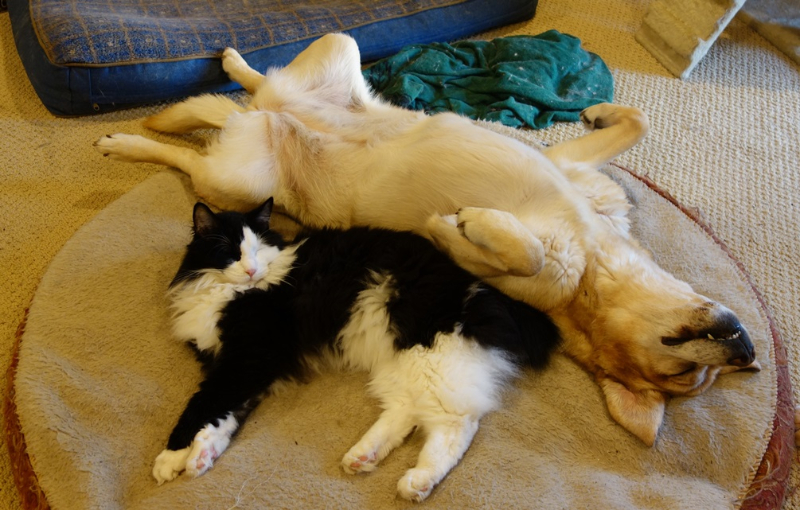
//> input picture VehicleDetect/VehicleDetect/test3.jpg, 800 x 510 px
$ ./main   (built with g++ and OpenCV 4)
//> lines starting //> are read from the running program, lines starting //| are printed output that depends on the picture
//> further down, image is the input picture: 510 rows x 800 cols, CV_8UC3; mean B, G, R 75.8, 111.6, 130.9
// main.cpp
// This code demonstrates accessing pixels in OpenCV using different techniques
// Author: Clark Olson

#include <opencv2/core/core.hpp>
#include <opencv2/highgui/highgui.hpp>
using namespace cv;


// sharpen1 - sharpens an image by taking a weighted average of each pixels with its neighbors
// preconditions: image is an greyscale or color byte image
// postconditions: a new image with the same size is returned after sharpening
Mat sharpen1(const Mat &image) {
	Mat result = image.clone();

	if (image.channels() == 1) {
		for (int r = 1; r < image.rows - 1; r++) {
			for (int c = 1 ; c < image.cols - 1; c++) {
				result.at<uchar>(r, c) = saturate_cast<uchar>( 5 * image.at<uchar>(r, c)
										- image.at<uchar>(r+1, c) - image.at<uchar>(r, c+1)
										- image.at<uchar>(r-1, c) - image.at<uchar>(r, c-1) );
			}
		}
	}

	if (image.channels() == 3) {
		for (int r = 1; r < image.rows - 1; r++) {
			for (int c = 1 ; c < image.cols - 1; c++) {
				for (int b = 0; b < 3 ; b++) {
					result.at<Vec3b>(r, c)[b] = saturate_cast<uchar>( 5 * image.at<Vec3b>(r, c)[b]
										- image.at<Vec3b>(r+1, c)[b] - image.at<Vec3b>(r, c+1)[b]
										- image.at<Vec3b>(r-1, c)[b] - image.at<Vec3b>(r, c-1)[b] );
				}
			}
		}
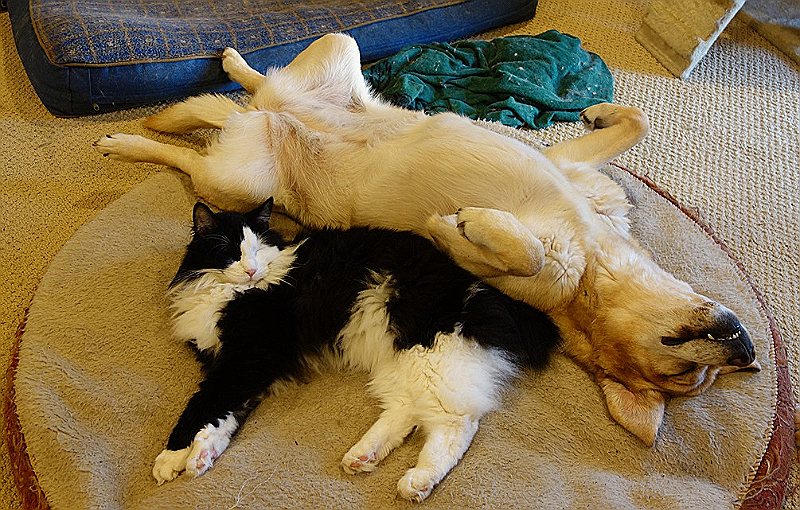
//> result: 510 rows x 800 cols, CV_8UC3; mean B, G, R 76.6, 111.7, 131
	}

	return result;
}


// sharpen2 - sharpens an image by taking a weighted average of each pixels with its neighbors
// preconditions: image is an greyscale or color byte image
// postconditions: a new image with the same size is returned after sharpening
Mat sharpen2(const Mat &image) {
	Mat result = image.clone();

	if (image.channels() == 1) {
		for (int r = 1; r < image.rows - 1; r++) {
			const uchar * previous = image.ptr<const uchar>(r - 1);
			const uchar * current = image.ptr<const uchar>(r);
			const uchar * next = image.ptr<const uchar>(r + 1);

			uchar *output = result.ptr<uchar>(r);

			for (int c = 1 ; c < image.cols - 1; c++) {

				*output++ = saturate_cast<uchar>(5*current[c] - current[c-1] -
									current[c+1] - previous[c] - next[c]);
			}
		}
	}

	if (image.channels() == 3) {
		for (int r = 1; r < image.rows - 1; r++) {
			const uchar * previous = image.ptr<const uchar>(r - 1);
			const uchar * current = image.ptr<const uchar>(r);
			const uchar * next = image.ptr<const uchar>(r + 1);

			uchar *output = result.ptr<uchar>(r);

			for (int c = 3 ; c < 3*image.cols - 3; c++) {

				*output++ = saturate_cast<uchar>(5*current[c] - current[c-3] -
									current[c+3] - previous[c] - next[c]);
			}
		}
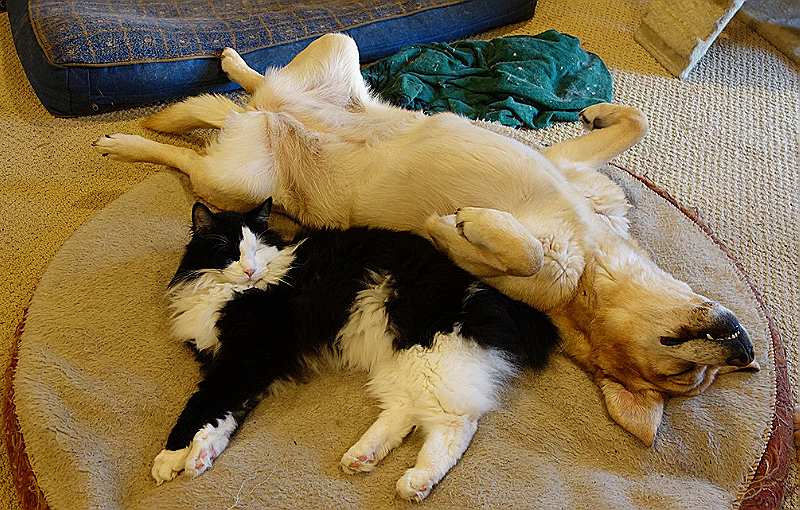
//> result: 510 rows x 800 cols, CV_8UC3; mean B, G, R 76.7, 111.8, 131
	}

	return result;
}

// sharpen3 - sharpens an image by taking a weighted average of each pixels with its neighbors
// preconditions: image is an greyscale or color byte image
// postconditions: a new image with the same size is returned after sharpening
Mat sharpen3(const Mat &image) {
	Mat result = image.clone();

	if (image.channels() == 1) {
		Mat_<uchar>::const_iterator in = image.begin<uchar>();
		Mat_<uchar>::iterator out = result.begin<uchar>();

		in += image.cols;
		result += image.cols;

		for (int r = 1; r < image.rows - 1; r++) {
			in++;
			out++;
			for (int c = 1 ; c < image.cols - 1; c++) {
				*out++ = saturate_cast<uchar>(5 * *in - *(in-1) - *(in+1) -
									 *(in + image.cols) - *(in - image.cols));
				in++;
			}
			in++;
			out++;
		}
	}

	if (image.channels() == 3) {
		Mat_<Vec3b>::const_iterator in = image.begin<Vec3b>();
		Mat_<Vec3b>::iterator out = result.begin<Vec3b>();

		in += image.cols;
		out += image.cols;

		for (int r = 1; r < image.rows - 1; r++) {
			in++;
			out++;
			for (int c = 1 ; c < image.cols - 1; c++) {
				for (int b = 0; b < 3; b++) {
					(*out)[b] = saturate_cast<uchar>(5 * (*in)[b] - (*(in-1))[b] - (*(in+1))[b] -
										 (*(in + image.cols))[b] - (*(in - image.cols))[b]);
				}
				in++;
				out++;
			}
			in++;
			out++;
		}
	}

	return result;
}


// main - exercises the sharpening methods
// precondition: boomer.jpg exists in the code directory and is a valid JPG
// postconditions: The original and sharpened images are displayed on the screen
//					Also creates an image photonegative and displays it on the screen
//					Note: waits for a key press between each image display
//					output.jpg (the sharpened image) is written to the disk
int main(int argc, char* argv[])
{
		Mat image = imread("test3.jpg");
		namedWindow("Original Image");
		imshow("Original Image", image);
		waitKey(0);

		Mat sharpened = sharpen1(image);
		namedWindow("Sharpened Image 1");
		imshow("Sharpened Image 1", sharpened);
		waitKey(0);

		sharpened = sharpen2(image);
		namedWindow("Sharpened Image 2");
		imshow("Sharpened Image 2", sharpened);
		waitKey(0);

		sharpened = sharpen3(image);
		namedWindow("Sharpened Image 3");
		imshow("Sharpened Image 3", sharpened);
		waitKey(0);

		imwrite("output.jpg", sharpened);

		for (int r = 0; r < image.rows; r++)
			for (int c = 0; c < image.cols; c++)
				for (int b = 0; b < 3; b++)
					image.at<Vec3b>(r,c)[b] = 255 - image.at<Vec3b>(r,c)[b];
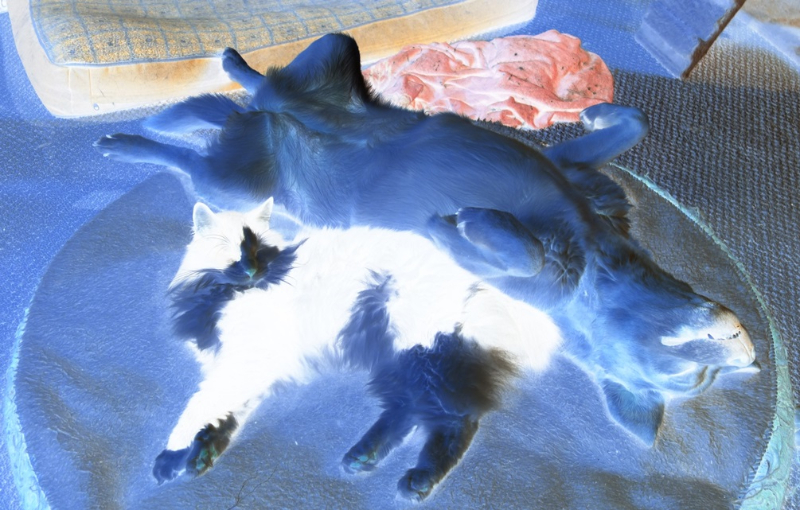
//> image: 510 rows x 800 cols, CV_8UC3; mean B, G, R 179.2, 143.4, 124.1

		namedWindow("Photonegative");
		imshow("Photonegative", image);
		waitKey(0);

		return 0;
}

$ run again, with VehicleDetect/VehicleDetect/test.png saved as VehicleDetect/VehicleDetect/test3.jpg
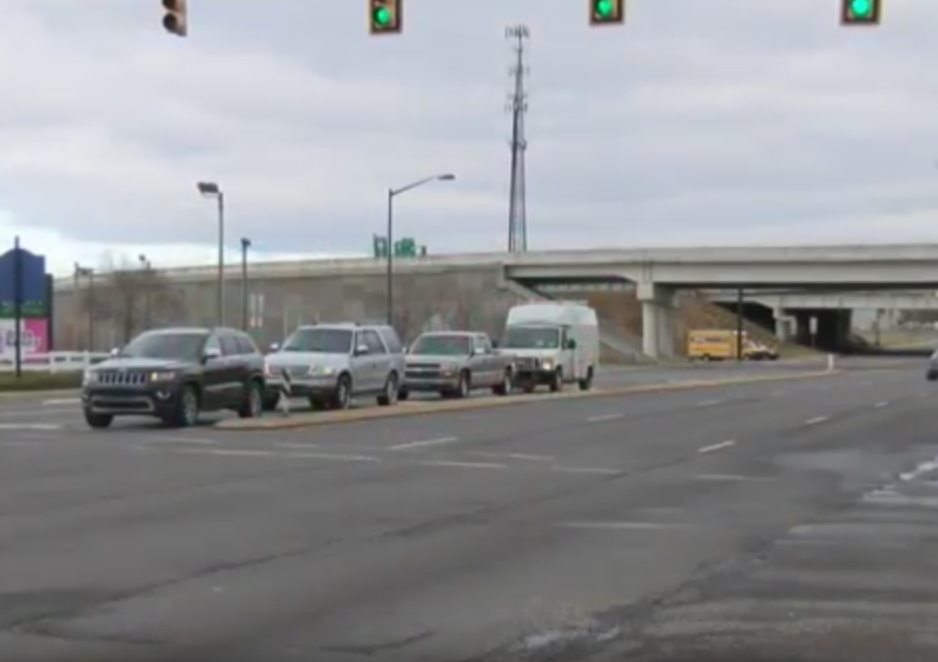
//> input picture VehicleDetect/VehicleDetect/test.png, 938 x 662 px
//> image is the input picture: 662 rows x 938 cols, CV_8UC3; mean B, G, R 147.5, 145, 143.4
//> after the loop `for (int r = 0; r < image.rows; r++)`:
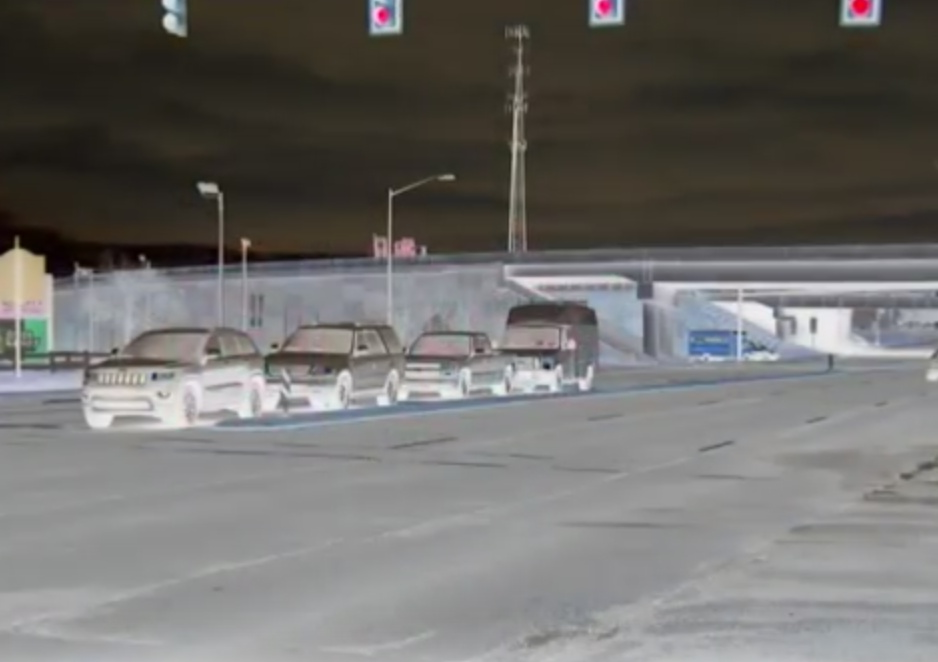
//> image: 662 rows x 938 cols, CV_8UC3; mean B, G, R 107.5, 110, 111.6
